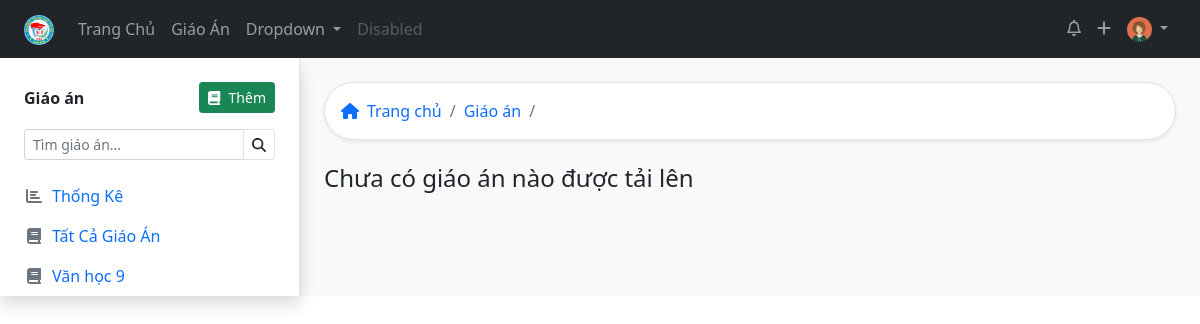
Before: /lessons/van-hoc/9/ (signed in) with the older database file.
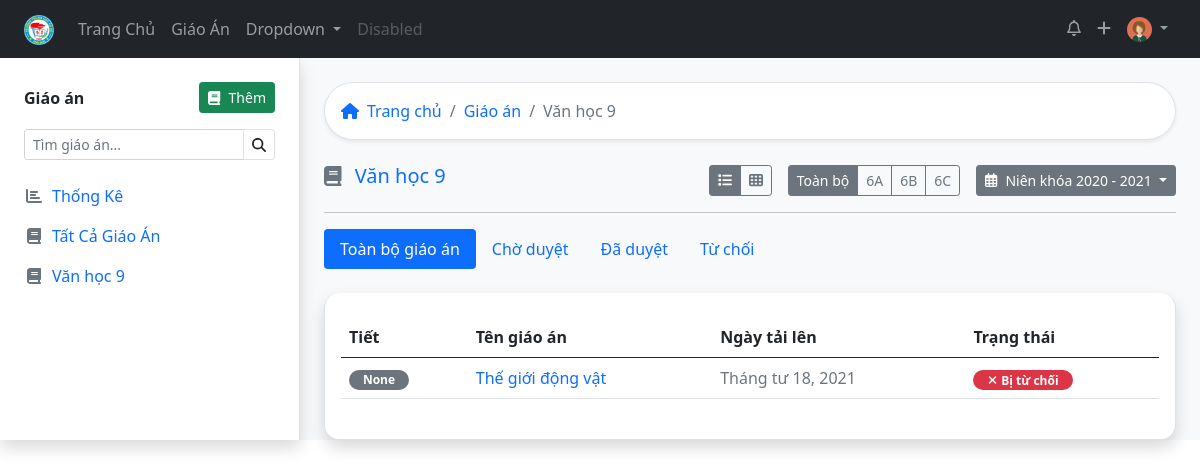
After: the same page with the newer database file.
### lessonmanagement/models.py (models this page shows, shortened)
class Teacher(models.Model):
    user = models.OneToOneField(User, on_delete=models.SET_NULL, blank=True, null=True, verbose_name="Tài khoản đăng nhập", help_text="Tài khoản đăng nhập viết liền không dấu. Ví dụ: nhhieu. Viết tắt của Nguyễn Hữu Hiếu. Nếu trùng họ tên thì thêm số vào sau, ví dụ nhhieu2")
    firstname = models.CharField("Họ",max_length=200, blank=True)
    lastname = models.CharField("Tên", max_length=200, blank=True)
    zalo_number = models.DecimalField(verbose_name="Số điện thoại",help_text="Số điện thoại có đăng ký zalo, sử dụng để nhận thông báo từ ban giám hiệu", max_digits=12, decimal_places=0,null=True, blank=True)
    birth_date = models.DateField("Ngày sinh", null=True, blank=True, help_text="Định dạng: năm - tháng - ngày. Ví dụ: 1990-04-21")
    SEX_CHOICES = [
    ('male', 'Nam'),
    ('female', 'Nữ')
    ]
    sex = models.CharField(verbose_name="Giới tính", max_length=6, choices=SEX_CHOICES, null=True, blank=True)
    main_subject = models.ForeignKey("Subject",on_delete=models.SET_NULL,null=True,blank=True)
    EDUCATION_LEVEL_CHOICES = [
        ('inter', 'Trung Cấp'),
        ('college', 'Cao Đẳng'),
        ('university', 'Đại Học'),
        ('master', 'Thạc Sĩ')
    ]
    education_level = models.CharField(max_length=20, choices=EDUCATION_LEVEL_CHOICES, null=True, blank=True)
    is_work = models.BooleanField("Có đang công tác",default=True, help_text="Tích vào ô nếu đang công tác tại trường, bỏ tích nếu đã nghỉ hưu hoặc chuyển sang đơn vị khác")
    def user_directory_path(instance, filename):
        return 'user_{0}/{1}'.format(instance.user.id, filename)
    avatar = models.ImageField("Ảnh đại diện", help_text = "Ảnh nên được crop về ảnh vuông để đạt được độ thẩm mỹ cao nhất",upload_to = user_directory_path, blank = True, null = True)
    def full_name(self):
        return '%s %s' % (self.firstname, self.lastname)
    def subjectclassyear(self):
        i = Lesson.objects.filter(teacher=self.id).order_by('subject__title', 'level').distinct().values_list('subject__title', 'level')
        k = []
        m = []
        for j in i:
            j = list(j)
            j.append(slugify(j[0]))
            k.append(j)
        return k
    def list_lesson(self):
        return Lesson.objects.filter(teacher=self.id)
    class Meta:
        verbose_name = "Giáo viên"
        verbose_name_plural = "Giáo viên"

class SubjectAbstract(models.Model):
    title = models.CharField(max_length=20, verbose_name="Tên môn học", help_text="Tên chính xác của môn học theo quy định của Bộ Giáo Dục")
    description = models.TextField("Mô tả môn học", blank=True)
    coverimage = models.ImageField("Ảnh bìa cho môn học", upload_to = "subject/", null = True, blank = True)
    class Meta:
        abstract = True

class Subject(SubjectAbstract):
    group = models.ForeignKey("GroupSubject", related_name='subject123',on_delete=models.SET_NULL, null=True, blank=True)
    member = models.ManyToManyField(Teacher, through="SubjectTeacher")
    classyear = models.ManyToManyField("ClassYear", through="SubjectClassYear")
    class Meta:
        verbose_name = "Môn học"
        verbose_name_plural = "Môn học"

class Lesson(models.Model):
    title = models.CharField(max_length=200)
    upload_time = models.DateTimeField()
    lesson_path = models.FileField(upload_to='test/')
    LEVEL_CHOICES = [
        (6, 6),
        (7, 7),
        (8, 8),
        (9, 9)
    ]
    level = models.IntegerField(choices=LEVEL_CHOICES, null=True, blank=True)
    description = models.CharField(max_length=200, null=True, blank=True)
    teacher = models.ForeignKey(Teacher, related_name="teacher", on_delete=models.SET_NULL, null=True, blank=True)
    checker = models.ForeignKey(Teacher, related_name="checker", on_delete=models.SET_NULL, null=True, blank=True)
    classyear_list = models.ManyToManyField(ClassYear, through="LessonClassYear")
    check_date = models.DateTimeField(auto_now = True, blank=True, null=True)
    subject = models.ForeignKey(Subject, on_delete=models.SET_NULL, null=True, blank=True)
    slug_subject = models.SlugField(max_length=200, null=True, blank=True)
    start_number_lesson = models.IntegerField(null=True, blank=True, help_text="Bài giảng này ở tiết số mấy")
    cout_number_lesson = models.IntegerField(null=True, blank=True, help_text="Bài giảng này trong bao nhiêu tiết")
    STATUS_CHOICES = [
    ('pending', 'Chờ duyệt'),
    ('acept', 'Đã duyệt'),
    ('deny', 'Bị từ chối'),
    ]
    status = models.CharField(max_length=10, blank=True, choices=STATUS_CHOICES ,default='pending')
    note_checker = models.CharField(max_length=200, blank=True)
    class Meta:
        verbose_name = "Giáo Án"
        verbose_name_plural = "Giáo Án"
        ordering = ["-upload_time"]

### lessonmanagement/views.py (the view)
# urls.py: path('lessons/<str:subject>/<int:level>/', views.lessons_subject_level, name="lessons_subject_level"),
def lessons_subject_level(request, subject, level):
    if now.month < 9:
        listyear = [now.year, now.year-1]
        lesson_toyear = Lesson.objects.filter(teacher=request.user.teacher.id).filter(upload_time__year__in=listyear)
    else:
        lesson_toyear = Lesson.objects.filter(teacher=request.user.teacher.id).filter(upload_time__year=now.year)
    lesson = lesson_toyear.filter(slug_subject = subject).filter(level = level)
    title = lesson.values_list('subject__title','level').distinct()
    lesson_pending = lesson.filter(status="pending").order_by('-upload_time')
    lesson_acept = lesson.filter(status="acept").order_by('-upload_time')
    lesson_deny = lesson.filter(status="deny").order_by('-upload_time')
    teachersubjectclassyear = lesson.filter(teacher=request.user.teacher.id)
    context = {'lesson_list':lesson,'teachersubjectclassyear':teachersubjectclassyear, 'now': now, 'lesson_pending':lesson_pending,'lesson_acept':lesson_acept, 'lesson_deny':lesson_deny,'lesson_toyear':lesson_toyear,
    'title': title
    }
    return render(request, 'lessons.html', context)

### lessonmanagement/templates/lessons.html (shortened to what this page needs)
{% extends 'base_withsidebar.html' %}
{% block content %}
{% include 'breadcrumb.html' with titlebreadcrumb1=title.0.0 titlebreadcrumb2=title.0.1 %}
{% if title.0.0 and title.0.1 %}
          <div class="d-flex justify-content-between align-items-center">
            <h5> <i class="fas fa-book me-2 text-muted"></i>  <a href="#" class="text-decoration-none">
              {{ title.0.0 }} {{ title.0.1 }}
            </a> </h5>
            <div class="d-flex">
              <div class="btn-group btn-group-sm  me-3" role="group" aria-label="Basic outlined example">
                <button type="button" class="btn btn-outline-secondary active"><i class="fas fa-list"></i></button>
                <button type="button" class="btn btn-outline-secondary "><i class="fas fa-th"></i></button>
              </div>
              <div class="btn-group btn-group-sm me-3">
                <a href="#" class="btn btn-outline-secondary active " aria-current="page">Toàn bộ</a>
                <a href="#" class="btn btn-outline-secondary" aria-current="page">6A</a>
                <a href="#" class="btn btn-outline-secondary">6B</a>
                <a href="#" class="btn btn-outline-secondary">6C</a>
              </div>
            <div class="dropdown">
              <button class="btn btn-sm btn-secondary dropdown-toggle" type="button" id="dropdownMenuButton1" data-bs-toggle="dropdown" aria-expanded="false">
                <i class="far fa-calendar-alt me-2"></i>Niên khóa 2020 - 2021
              </button>
            </div>
            </div>
            </div>
            <hr>
            <ul class="nav nav-pills mb-4" id="myTab" role="tablist">
              <li class="nav-item" role="presentation">
                <button class="nav-link active" id="home-tab" data-bs-toggle="tab" data-bs-target="#all" type="button" role="tab" aria-controls="home" aria-selected="true">Toàn bộ giáo án</button>
              </li>
              <li class="nav-item" role="presentation">
                <button class="nav-link" id="profile-tab" data-bs-toggle="tab" data-bs-target="#pending" type="button" role="tab" aria-controls="profile" aria-selected="false">Chờ duyệt</button>
              </li>
              <li class="nav-item" role="presentation">
                <button class="nav-link" id="contact-tab" data-bs-toggle="tab" data-bs-target="#acept" type="button" role="tab" aria-controls="contact" aria-selected="false">Đã duyệt</button>
              </li>
              <li class="nav-item" role="presentation">
                <button class="nav-link" id="contact-tab" data-bs-toggle="tab" data-bs-target="#deny" type="button" role="tab" aria-controls="contact" aria-selected="false">Từ chối</button>
              </li>
            </ul>
            <div class="tab-content" id="myTabContent">
              <div class="tab-pane fade show active py-4 border  rounded-15 border-top-0 px-3 shadow bg-white" id="all" role="tabpanel" aria-labelledby="home-tab">
              {% include "table.html" %}
              </div>
            </div>
            {% else %}
            <h4>Chưa có giáo án nào được tải lên</h4>
            {% endif %}
  {% endblock %}

### lessonmanagement/templates/base_withsidebar.html (shortened to what this page needs)
      <!doctype html>
<html lang="en">
  <head>
    {% load static %}
    <link rel="stylesheet" href="https://cdn.jsdelivr.net/npm/bootstrap@5.0.0-beta1/dist/css/bootstrap.min.css">
    <link rel="stylesheet" href="https://cdn.datatables.net/1.10.24/css/dataTables.bootstrap5.min.css">
    <link href="https://cdn.jsdelivr.net/npm/bootstrap@5.0.0-beta3/dist/css/bootstrap.min.css" rel="stylesheet">
    <link rel="stylesheet" href="{% static 'css/style.css' %}">
  </head>
  <body>
    {% include 'topnav.html' %}
    <div class="container-fluid bg-light">
      <div class="row">
        <div class="col-3 border-end px-lg-4 bg-white shadow">
          {% include 'sidebar.html' %}
        </div>
        <div class="col-9 pt-4 px-lg-4">
          {% block content %}
          {% endblock %}
        </div>
      </div>
    </div>
  </body>
</html>

### lessonmanagement/templates/topnav.html (shortened to what this page needs)
      {% load static %}
      <nav class="navbar navbar-expand-lg navbar-dark bg-dark  ">
        <div class="container-fluid px-lg-4">
          <a class="navbar-brand" href="{% url 'index' %}"><img src="{% static 'imgs/logo_thcsanhson.png'%}" alt="" height="30px"></a>
          <div class="collapse navbar-collapse" id="navbarSupportedContent">
            <ul class="navbar-nav me-auto mb-2 mb-lg-0">
              <li class="nav-item">
                <a class="nav-link {% if request.path == '/' %} active {% endif %}" aria-current="page" href="{% url 'index' %}">Trang Chủ</a>
              </li>
              <li class="nav-item">
                <a class="nav-link {% if request.path == '/lessondashboard/' %} active {% endif %}" href="{% url 'lessondashboard' %}">Giáo Án</a>
              </li>
              <li class="nav-item dropdown">
                <a class="nav-link dropdown-toggle" href="#" id="navbarDropdown" role="button" data-bs-toggle="dropdown" aria-expanded="false">
                  Dropdown
                </a>
              </li>
              <li class="nav-item">
                <a class="nav-link disabled" href="#" tabindex="-1" aria-disabled="true">Disabled</a>
              </li>
            </ul>
            <ul class="navbar-nav  mb-2 mb-lg-0">
              <li class="nav-item">
                <a class="nav-link"  href="#"><i class="far fa-bell"></i></a>
              </li>
              <li class="nav-item">
                <a class="nav-link" href="#"><i class="fas fa-plus"></i></a>
              </li>
              <li class="nav-item dropdown">
                <a class="nav-link dropdown-toggle" href="#" id="navbarDropdown" role="button" data-bs-toggle="dropdown" aria-expanded="false">
                  <img src="{% if request.user.teacher.avatar %}{{ request.user.teacher.avatar.url }} {% endif %}" class="rounded-circle" alt="" height="25px">
                </a>
              </li>
            </ul>
          </div>
        </div>
      </nav>

### lessonmanagement/templates/sidebar.html (shortened to what this page needs)
<div class="position-sticky top-0 start-0 pt-4">
    <div class="d-flex justify-content-between mb-3 align-items-center">
      <span class="fw-bold">Giáo án</span>
      <button type="button" class="btn btn-success btn-sm  "><i class="fas fa-book me-2"></i>Thêm</button>
      </div>
      <form action="">
        <div class="input-group input-group-sm mb-3">
        <input type="search" class="form-control " list="datalistOptions" id="exampleDataList" placeholder="Tìm giáo án..." aria-describedby="button-addon2">
          <button class="btn border" type="submit" id="button-addon2"><i class="fas fa-search"></i></button>
        </div>
      </form>
      <div class="list-group text-primary ">
        <a href="{% url 'lessondashboard' %}" class="list-group-item list-group-item-action border-0 text-reset ps-0 {% if request.path == '/lessondashboard/' %} fw-bold {% endif %}"><i class="fas fa-chart-bar me-2 text-muted  fa-fw "></i>Thống Kê</a>
        <a href="{% url 'alllessons' %}" class="list-group-item list-group-item-action border-0 text-reset ps-0 {% if request.path == '/lessons/' %} fw-bold {% endif %}"><i class="fas fa-book fa-fw me-2 text-muted    fa-fw"></i>Tất Cả Giáo Án</a>
        {% for i in  request.user.teacher.subjectclassyear %}
        {% if i.0 and i.1 %}   <a href=" {% url 'lessons_subject_level' i.2 i.1 %}" class="list-group-item list-group-item-action border-0 text-reset ps-0"><i class="fas fa-book fa-fw me-2 text-muted"></i>{{ i.0 }} {{ i.1 }}</a>
        {% endif %}
        {% endfor %}
      </div>
    </div>

### lessonmanagement/templates/breadcrumb.html
<div class="bg-white border shadow-sm p-3 rounded-pill mb-4">
  <nav aria-label="breadcrumb">
    <ol class="breadcrumb m-0 ">
      <li class="breadcrumb-item"><a href="{% url 'index' %}" class="text-decoration-none"><i class="fas fa-home me-2"></i>Trang chủ</a></li>
      <li class="breadcrumb-item"> <a href="{% url 'alllessons' %}" class="text-decoration-none">Giáo án</a></li>
      <li class="breadcrumb-item active" aria-current="page">{{ titlebreadcrumb1 }} {{titlebreadcrumb2}}</li>
    </ol>
  </nav>
</div>

### lessonmanagement/templates/table.html (shortened to what this page needs)
<table id="exampletable" class="table table-hover  " style="width:100%">
    <thead >
        <tr>
            <th>Tiết</th>
            <th>Tên giáo án</th>
            <th>Ngày tải lên</th>
            <th>Trạng thái</th>
        </tr>
    </thead>
    <tbody>
        {% for lesson in lesson_list %}
        <tr>
            <td>
                <span class="badge rounded-pill bg-secondary" style="width: 60px;">{{ lesson.start_number_lesson}}{% if lesson.cout_number_lesson > 1 %}-{{ lesson.start_number_lesson|add:lesson.cout_number_lesson }} {% endif %}</span>
            </td>
            <td><a href="#" class="text-decoration-none">{{ lesson.title }}  </a></td>
            <td class="text-muted" >{{ lesson.upload_time|date }}</td>
            <td>                    {% if lesson.status == "pending" %}
                <span class="badge bg-warning text-dark rounded-pill" style="width: 100px;"><i class="far fa-clock me-1"></i>{{ lesson.get_status_display}}</span>
                {% elif lesson.status == "acept" %}
                <span class="badge bg-success  rounded-pill"  style="width: 100px;"><i class="fas fa-check me-1"></i>{{ lesson.get_status_display}}</span>
                 {% elif lesson.status == "deny" %}
                 <span class="badge bg-danger  rounded-pill"  style="width: 100px;"><i class="fas fa-times me-1"></i>{{ lesson.get_status_display}}</span>
                {% endif %} </td>
        </tr>
        {% endfor %}
    </tbody>
</table>

### lessonmanagement/static/css/style.css (style rules this page uses)
.rounded-15 { -webkit-border-radius: 15px; -moz-border-radius: 15px; border-radius: 15px; }

Changed rows visible on the page:
shown differently, row unchanged: Subject "Văn học": title (not shown) → "Văn học"
now on this page (row edited): Lesson: start_number_lesson "None", title "Thế giới động vật", upload_time "Tháng tư 18, 2021", status "Bị từ chối"
Other visible differences:
{{ titlebreadcrumb2 }}: (not shown) → "9"
{{ title.0.1 }}: (not shown) → "9"
text no longer shown: "Chưa có giáo án nào được tải lên"
text now shown: "Toàn bộ 6A 6B 6C Niên khóa 2020 - 2021 Toàn bộ giáo án Chờ duyệt Đã duyệt Từ chối Tiết Tên giáo án Ngày tải lên Trạng thái"
